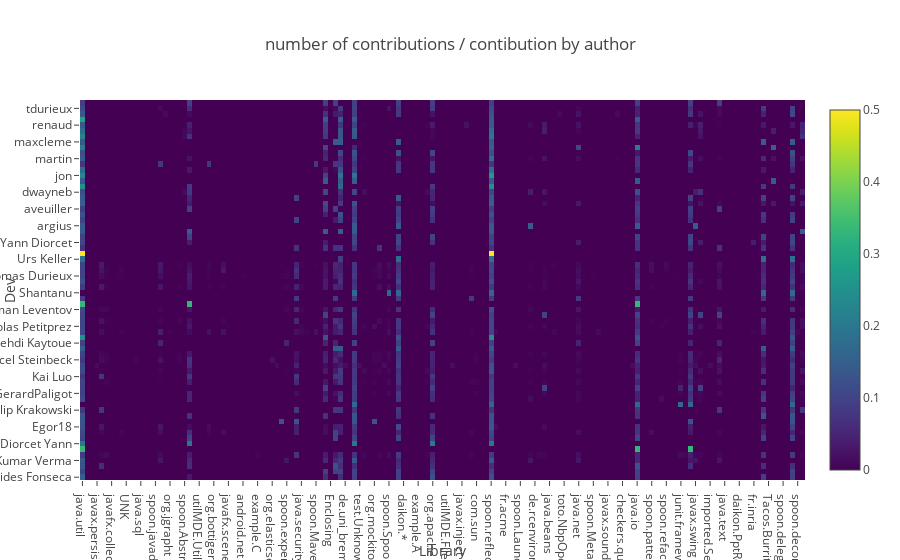

Notebook code cell kept with this figure:
### Code cell
plot_matrix(agreg.div(agreg.sum(axis=1), axis = 0), 'number of contributions / contibution by author', xlabel='Library', ylabel='Dev')

### Figure 1 — Plotly figure (JSON) as saved in the notebook; plotly's stock layout.template omitted (floating-point values rounded to 4 significant figures; data arrays with more than 128 entries replaced by an {"elided": "..."} marker saying what was removed)
{"data": [{"colorscale": "Viridis", "type": "heatmap", "uid": "38bc8c7c-d039-493e-bcfb-4cd6a7de5deb", "x": {"elided": "149 str values"}, "y": ["Alcides Fonseca", "André Cruz", "Artur Bosch", "Ashutosh Kumar Verma", "Benjamin DANGLOT", "Christopher Stokes", "Diorcet Yann", "Eddie T", "Egor Bredikhin", "Egor18", "Fabien DUMINY", "Fan Long", "Filip Krakowski", "Gerard", "Gerard Paligot", "GerardPaligot", "Gregor Zeitlinger", "Gérard Paligot", "Kai Luo", "Lionel Seinturier", "Marcel", "Marcel Steinbeck", "Martin Monperrus", "Maxime CLEMENT", "Mehdi Kaytoue", "Miguel Sozinho Ramalho", "Nicolas Harrand", "Nicolas Petitprez", "Pavel Vojtechovsky", "Phillip Schichtel", "Roman Leventov", "Scott Dickerson", "Sergey Fedorov", "Shantanu", "Simon Urli", "Stefan Wolf", "Thomas Durieux", "Tomasz Zielinski", "Tomasz Zieliński", "Urs Keller", "Vincenzo Musco", "Wreulicke", "Yann Diorcet", "adamjryan", "anonsvn", "argius", "arno_b", "aryan", "aveuiller", "bcornu", "danglotb", "dwayneb", "fangzhen", "fav", "jon", "leventov", "lodart", "martin", "martinezmatias", "matiasmartinez", "maxcleme", "noguera", "petitpre", "renaud", "seinturier", "srlm", "tdurieux", "tiagodrcarvalho"], "z": {"elided": "68x149 float values"}}], "layout": {"title": {"text": "number of contributions / contibution by author"}, "xaxis": {"title": {"text": "Library"}}, "yaxis": {"title": {"text": "Dev"}}}}
